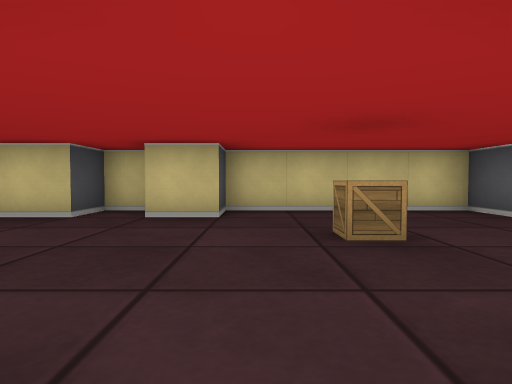
[1] (above)

24 first-person views from a walk through a cub3D level. The camera is about half as high as the walls, tilts 2° down and sees 75° across. The floor is counted in squares. Each view is taken from the middle of a square. On the plan, view 1 faces up. The plan holds only what a view shows up to about 9 squares ahead; the rest is blank.

[2]
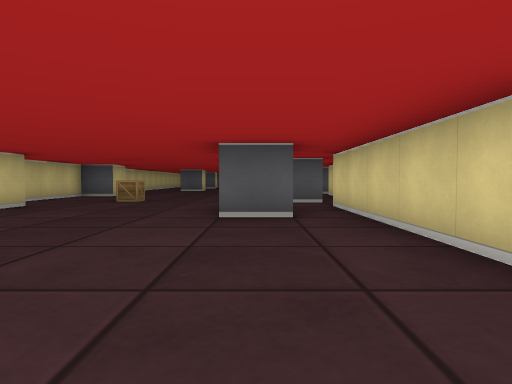

[3]
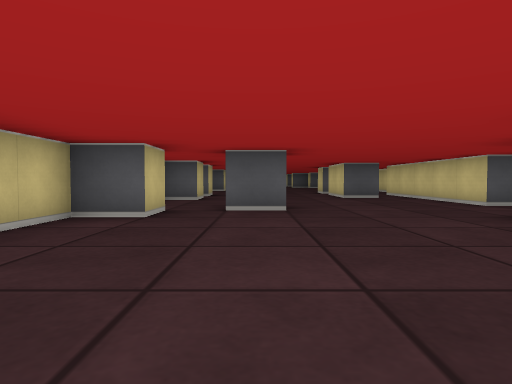

[4]
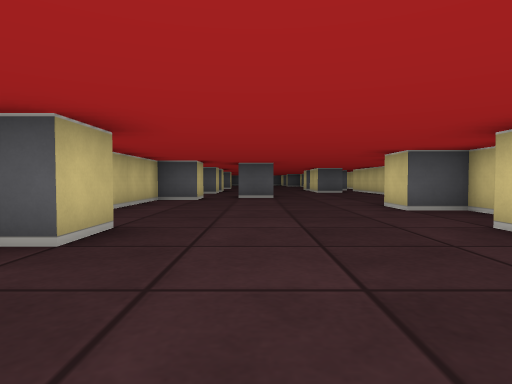

[5]
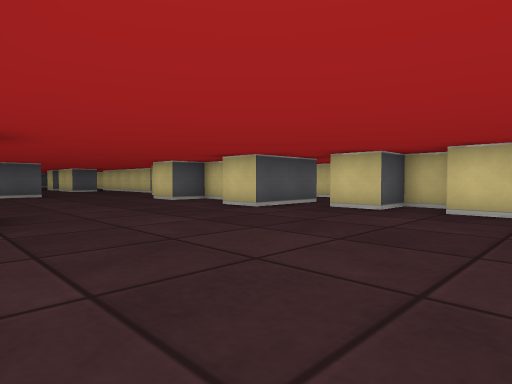

[6]
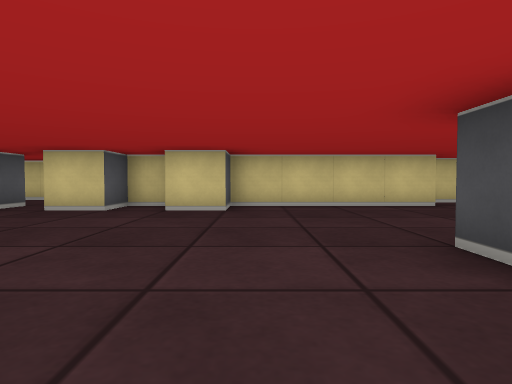

[7]
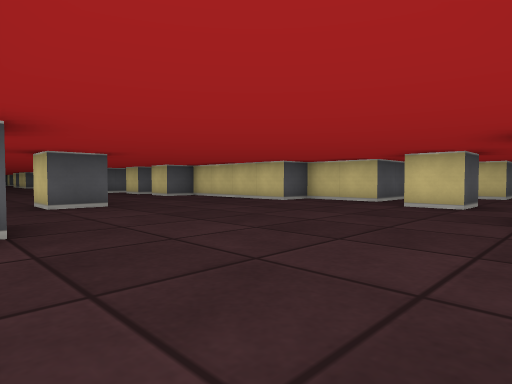

[8]
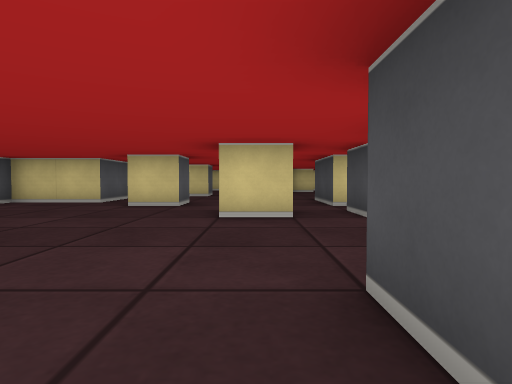

[9]
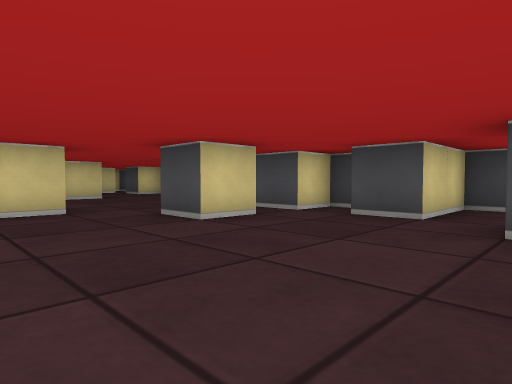

[10]
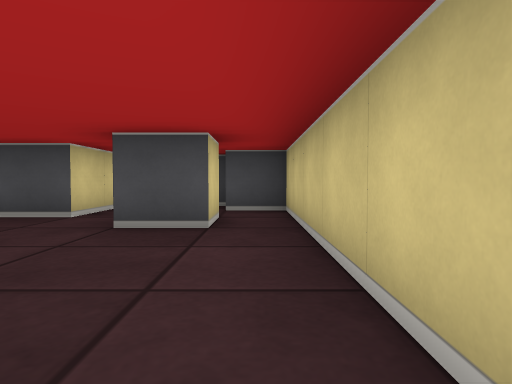

[11]
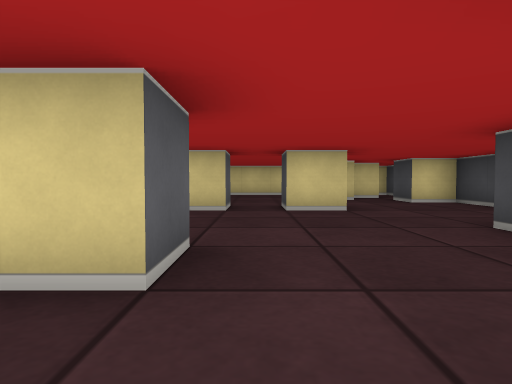

[12]
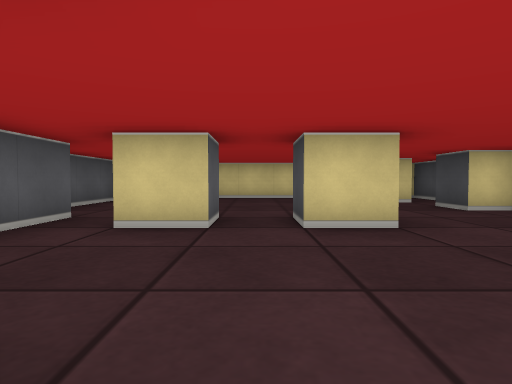

[13]
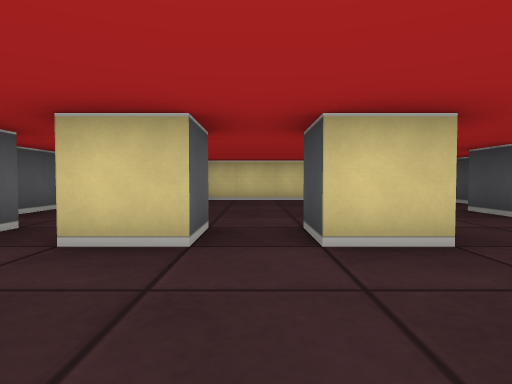

[14]
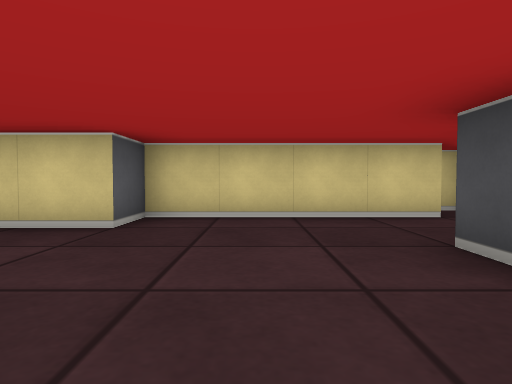

[15]
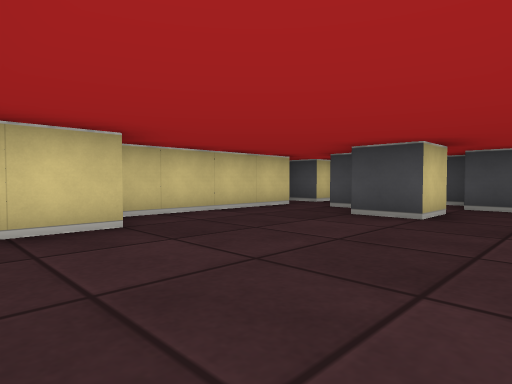

[16]
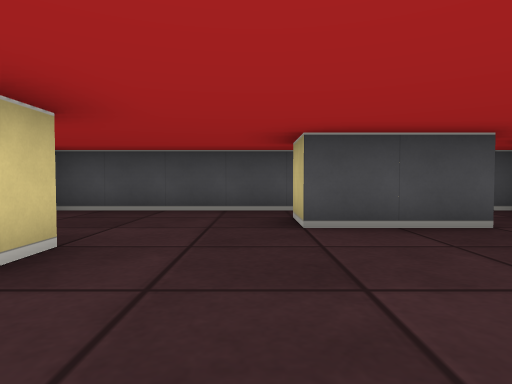

[17]
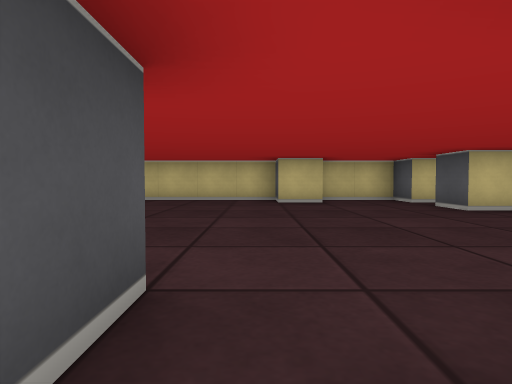

[18]
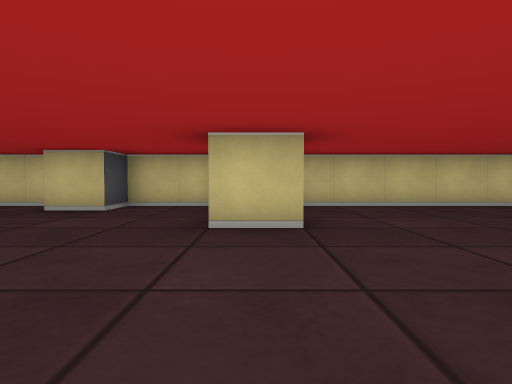

[19]
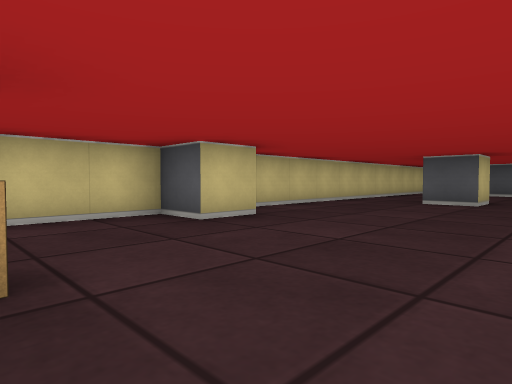

[20]
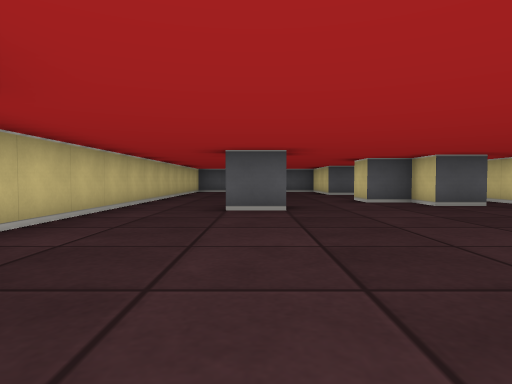

[21]
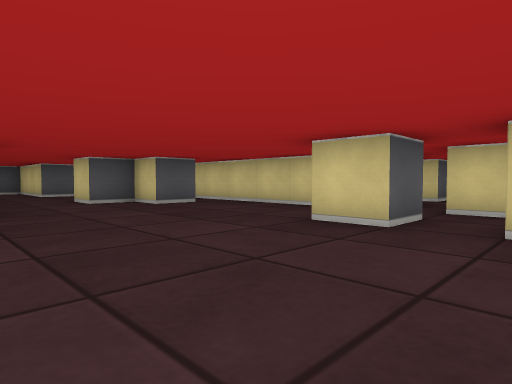

[22]
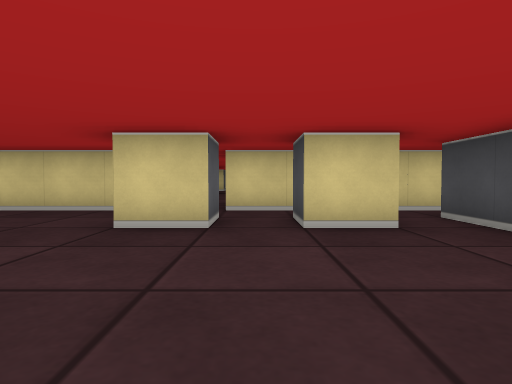

[23]
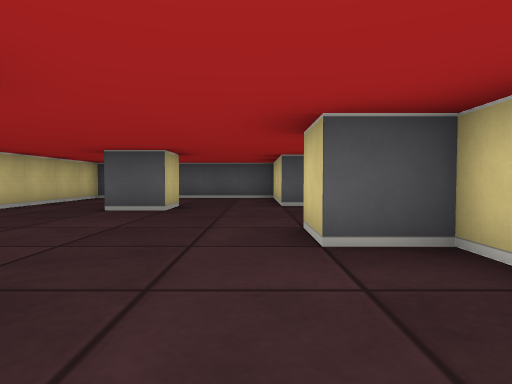

[24]
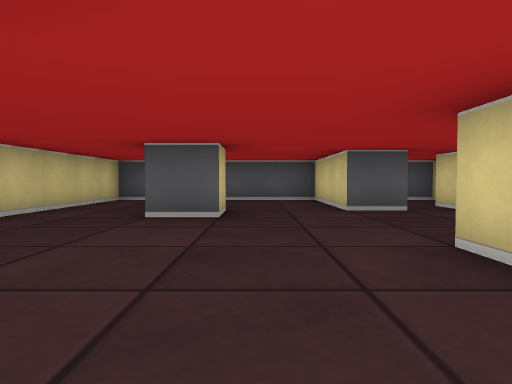

### Floor plan
Key: @ floor where view 1 was taken; # wall or solid block; . floor; C crate.
Columns run from 31 left of view 1 to 18 right of it. Each row starts with its distance up from view 1.
  6  ################    ####   ######################
  5 ##......#..#......#.....#...#.#....#.............#
  4 #..#............................................ #
  3 #..........#.............#......C.......#....#...#
  2 ###..............................................#
  1 ###..............................................#
  0 #.#.#.............#..#.......# @#.........#...####
 -1  .............#.#.####  ........#.#.#....## .... #
 -2   #...#...#######..      .#####...........    #..#
 -3 #.#.....###       .             ####.######     ##
 -4 #.......#         ##                .
 -5 #.......#                           ..
 -6 #...#.#.#                            #
 -7 #........
 -8 ##.......#
 -9 #.##.....#
-10 #.#......#
-11 #......###
-12  #.#####
-13  ###

Positions as (right, up) in squares from view 1, and headings:
1: (0, 0), facing up
2: (-7, 0), facing right
3: (-12, 3), facing right
4: (-16, 3), facing right
5: (-18, 5), facing down-right
6: (-18, 5), facing down
7: (-27, 5), facing down-right
8: (-27, 5), facing down
9: (-24, 4), facing down-left
10: (-24, 5), facing left
11: (-26, 0), facing down
12: (-26, -2), facing down
13: (-26, -3), facing down
14: (-26, -7), facing down
15: (-23, -7), facing down-left
16: (-25, -4), facing left
17: (-24, -3), facing up
18: (-20, -1), facing up
19: (1, 1), facing up-right
20: (3, 3), facing right
21: (3, 3), facing down-right
22: (4, 3), facing down
23: (8, 1), facing right
24: (9, 2), facing right
